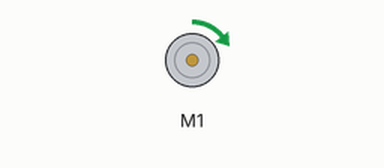
This sketch was run on a simulated Arduino Uno, built with avr-gcc and run on an emulated ATmega328P. Shown: DC motor (green arrow = forward, orange = backward, longer = faster). What the sketch prints to the serial monitor is not drawn.

Above: at 0.05 s.
At 2.35 s:
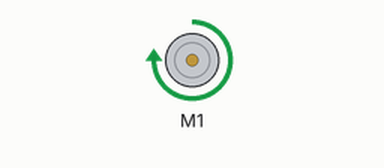
At 4.65 s:
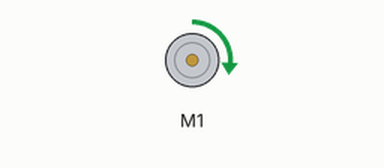
At 9.85 s:
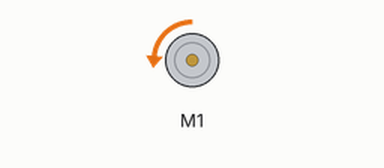
Timing chart, 0 to 13.3 s (numbered marks = the images above):
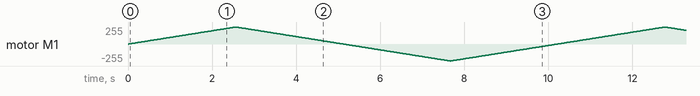

The sketch:

DCMotorTest_ignore.ino
```cpp
/*
This is a test sketch for the Adafruit assembled Motor Shield for Arduino v2
It won't work with v1.x motor shields! Only for the v2's with built in PWM
control

For use with the Adafruit Motor Shield v2
---->	http://www.adafruit.com/products/1438
*/

#include <Adafruit_MotorShield.h>

// Create the motor shield object with the default I2C address
Adafruit_MotorShield AFMS = Adafruit_MotorShield();
// Or, create it with a different I2C address (say for stacking)
// Adafruit_MotorShield AFMS = Adafruit_MotorShield(0x61);

// Select which 'port' M1, M2, M3 or M4. In this case, M1
Adafruit_DCMotor *myMotor = AFMS.getMotor(1);
// You can also make another motor on port M2
//Adafruit_DCMotor *myOtherMotor = AFMS.getMotor(2);

void setup() {
  Serial.begin(9600);           // set up Serial library at 9600 bps
  Serial.println("Adafruit Motorshield v2 - DC Motor test!");

  if (!AFMS.begin()) {         // create with the default frequency 1.6KHz
  // if (!AFMS.begin(1000)) {  // OR with a different frequency, say 1KHz
    Serial.println("Could not find Motor Shield. Check wiring.");
    while (1);
  }
  Serial.println("Motor Shield found.");

  // Set the speed to start, from 0 (off) to 255 (max speed)
  myMotor->setSpeed(150);
  myMotor->run(FORWARD);
  // turn on motor
  myMotor->run(RELEASE);
}

void loop() {
  uint8_t i;

  Serial.print("tick");

  myMotor->run(FORWARD);
  for (i=0; i<255; i++) {
    myMotor->setSpeed(i);
    delay(10);
  }
  for (i=255; i!=0; i--) {
    myMotor->setSpeed(i);
    delay(10);
  }

  Serial.print("tock");

  myMotor->run(BACKWARD);
  for (i=0; i<255; i++) {
    myMotor->setSpeed(i);
    delay(10);
  }
  for (i=255; i!=0; i--) {
    myMotor->setSpeed(i);
    delay(10);
  }

  Serial.print("tech");
}
```
